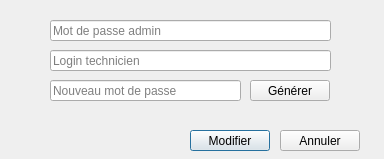
<?xml version="1.0" encoding="UTF-8"?>
<ui version="4.0">
 <class>modifierMdpTech</class>
 <widget class="QDialog" name="modifierMdpTech">
  <property name="geometry">
   <rect>
    <x>0</x>
    <y>0</y>
    <width>384</width>
    <height>159</height>
   </rect>
  </property>
  <property name="minimumSize">
   <size>
    <width>384</width>
    <height>159</height>
   </size>
  </property>
  <property name="maximumSize">
   <size>
    <width>384</width>
    <height>159</height>
   </size>
  </property>
  <property name="windowTitle">
   <string>Dialog</string>
  </property>
  <widget class="QLineEdit" name="mdpAdmin">
   <property name="geometry">
    <rect>
     <x>50</x>
     <y>20</y>
     <width>281</width>
     <height>21</height>
    </rect>
   </property>
   <property name="text">
    <string/>
   </property>
   <property name="placeholderText">
    <string>Mot de passe admin</string>
   </property>
  </widget>
  <widget class="QLineEdit" name="loginTech">
   <property name="geometry">
    <rect>
     <x>50</x>
     <y>50</y>
     <width>281</width>
     <height>21</height>
    </rect>
   </property>
   <property name="placeholderText">
    <string>Login technicien</string>
   </property>
  </widget>
  <widget class="QLineEdit" name="nouveauMdp">
   <property name="geometry">
    <rect>
     <x>50</x>
     <y>80</y>
     <width>191</width>
     <height>21</height>
    </rect>
   </property>
   <property name="placeholderText">
    <string>Nouveau mot de passe</string>
   </property>
  </widget>
  <widget class="QPushButton" name="generer">
   <property name="geometry">
    <rect>
     <x>250</x>
     <y>80</y>
     <width>80</width>
     <height>21</height>
    </rect>
   </property>
   <property name="text">
    <string>Générer</string>
   </property>
  </widget>
  <widget class="QPushButton" name="modifier">
   <property name="geometry">
    <rect>
     <x>190</x>
     <y>130</y>
     <width>80</width>
     <height>21</height>
    </rect>
   </property>
   <property name="text">
    <string>Modifier</string>
   </property>
   <property name="default">
    <bool>true</bool>
   </property>
  </widget>
  <widget class="QPushButton" name="annuler">
   <property name="geometry">
    <rect>
     <x>280</x>
     <y>130</y>
     <width>80</width>
     <height>21</height>
    </rect>
   </property>
   <property name="text">
    <string>Annuler</string>
   </property>
  </widget>
 </widget>
 <resources/>
 <connections/>
</ui>
